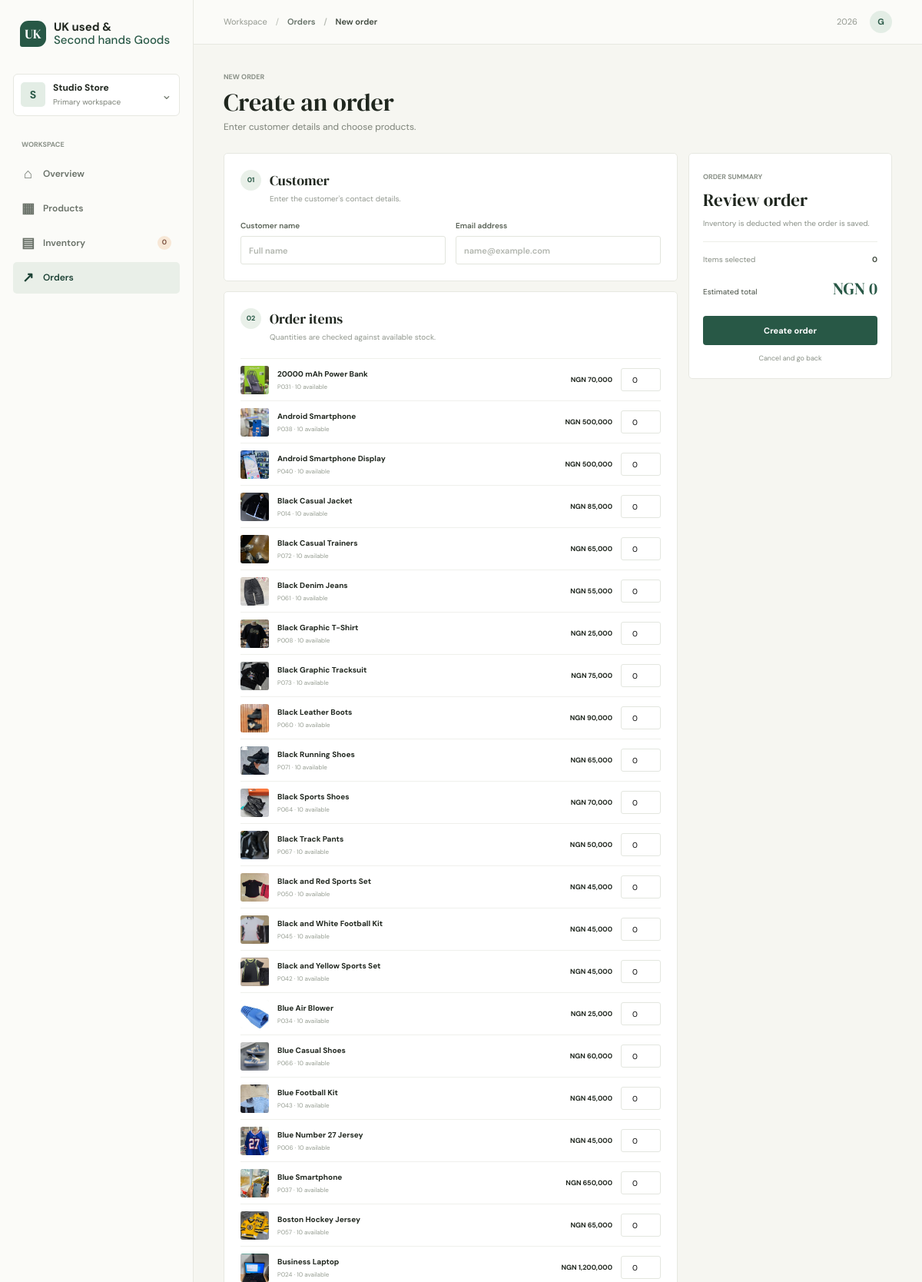
Page /orders/new (signed in, upper part) on the committed database.
### tables this page shows
CREATE TABLE products (
                id INTEGER PRIMARY KEY AUTOINCREMENT,
                name TEXT NOT NULL,
                sku TEXT UNIQUE NOT NULL,
                category TEXT NOT NULL,
                price REAL NOT NULL CHECK (price >= 0),
                stock INTEGER NOT NULL DEFAULT 0 CHECK (stock >= 0),
                reorder_level INTEGER NOT NULL DEFAULT 5 CHECK (reorder_level >= 0),
                image_url TEXT NOT NULL DEFAULT '',
                created_at TEXT NOT NULL
            , is_active INTEGER NOT NULL DEFAULT 1);

### app.py (the view, shortened to what this page needs)
@app.route('/orders/new', methods=['GET', 'POST'])
@login_required
def new_order():
    with database() as db:
        available = db.execute(
            'SELECT * FROM products WHERE is_active = 1 AND stock > 0 ORDER BY name'
        ).fetchall()
    return render_template('order_form.html', products=available)

### app.py (called while the page is built)
@contextmanager
def database():
    connection = sqlite3.connect(app.config['DATABASE'])
    connection.row_factory = sqlite3.Row
    connection.execute('PRAGMA foreign_keys = ON')
    try:
        yield connection
        connection.commit()
    except Exception:
        connection.rollback()
        raise
    finally:
        connection.close()

def login_required(view):
    @wraps(view)
    def wrapped(**kwargs):
        if 'user_id' not in session:
            return redirect(url_for('login', next=request.path))
        return view(**kwargs)
    return wrapped

def money(value):
    return f'NGN {value:,.0f}'

@app.context_processor
def inject_shell_data():
    low_stock = 0
    if 'user_id' in session:
        with database() as db:
            low_stock = db.execute(
                'SELECT COUNT(*) FROM products WHERE is_active = 1 AND stock <= reorder_level'
            ).fetchone()[0]
    return {
        'current_year': date.today().year,
        'current_date': date.today().strftime('%A, %B %d'),
        'active_page': request.endpoint or '',
        'nav_low_stock': low_stock,
    }

### templates/order_form.html (shortened to what this page needs)
{% extends 'base.html' %}
{% block breadcrumb %}<a href="{{ url_for('orders') }}">Orders</a> <span>/</span> New order{% endblock %}
{% block content %}
<section class="page-heading">
  <span class="eyebrow">NEW ORDER</span>
  <h1>Create an order</h1>
  <p class="muted">Enter customer details and choose products.</p>
</section>
<form method="post" class="order-create-layout">
  <div class="order-main-column">
    <section class="panel form-panel">
      <div class="form-section-heading">
        <span class="form-step">01</span>
        <div><h2>Customer</h2><p>Enter the customer's contact details.</p></div>
      </div>
      <div class="form-grid">
        <label>Customer name
          <input name="customer_name" required maxlength="120" placeholder="Full name">
        </label>
        <label>Email address
          <input type="email" name="customer_email" required maxlength="160" placeholder="name@example.com">
        </label>
      </div>
    </section>
    <section class="panel form-panel order-items-panel">
      <div class="form-section-heading">
        <span class="form-step">02</span>
        <div><h2>Order items</h2><p>Quantities are checked against available stock.</p></div>
      </div>
      <div class="order-product-list">
        {% for product in products %}
        <div class="order-product-row">
          <div class="order-product-thumb">
            {% if product.image_url %}<img src="{{ product.image_url }}" alt="" loading="lazy">
            {% else %}<span>{{ product.name[:1] }}</span>{% endif %}
          </div>
          <div class="order-product-copy">
            <strong>{{ product.name }}</strong>
            <small>{{ product.sku }} · {{ product.stock }} available</small>
          </div>
          <strong class="order-unit-price">{{ product.price|money }}</strong>
          <label class="quantity-field">
            <input type="number" min="0" max="{{ product.stock }}" value="0" name="quantity_{{ product.id }}" data-price="{{ product.price }}">
          </label>
        </div>
        {% else %}
        <p class="empty-state">No products currently have available stock.</p>
        {% endfor %}
      </div>
    </section>
  </div>
  <aside class="order-summary panel">
    <span class="eyebrow">ORDER SUMMARY</span>
    <h2>Review order</h2>
    <p>Inventory is deducted when the order is saved.</p>
    <div class="summary-divider"></div>
    <div class="summary-line">
      <span>Items selected</span><strong id="item-count">0</strong>
    </div>
    <div class="summary-line summary-total">
      <span>Estimated total</span><strong id="order-total">NGN 0</strong>
    </div>
    <button class="button button-primary button-wide" type="submit">Create order</button>
    <a class="cancel-link" href="{{ url_for('orders') }}">Cancel and go back</a>
  </aside>
</form>
{% endblock %}

### rows in the picture
products: image_url (picture), name "20000 mAh Power Bank", sku "P031", stock "10", price "NGN 70,000"
products: image_url (picture), name "Android Smartphone", sku "P038", stock "10", price "NGN 500,000"
products: image_url (picture), name "Android Smartphone Display", sku "P040", stock "10", price "NGN 500,000"
products: image_url (picture), name "Black Casual Jacket", sku "P014", stock "10", price "NGN 85,000"
products: image_url (picture), name "Black Casual Trainers", sku "P072", stock "10", price "NGN 65,000"
products: image_url (picture), name "Black Denim Jeans", sku "P061", stock "10", price "NGN 55,000"
products: image_url (picture), name "Black Graphic T-Shirt", sku "P008", stock "10", price "NGN 25,000"
products: image_url (picture), name "Black Graphic Tracksuit", sku "P073", stock "10", price "NGN 75,000"
products: image_url (picture), name "Black Leather Boots", sku "P060", stock "10", price "NGN 90,000"
products: image_url (picture), name "Black Running Shoes", sku "P071", stock "10", price "NGN 65,000"
products: image_url (picture), name "Black Sports Shoes", sku "P064", stock "10", price "NGN 70,000"
products: image_url (picture), name "Black Track Pants", sku "P067", stock "10", price "NGN 50,000"
products: image_url (picture), name "Black and Red Sports Set", sku "P050", stock "10", price "NGN 45,000"
products: image_url (picture), name "Black and White Football Kit", sku "P045", stock "10", price "NGN 45,000"
products: image_url (picture), name "Black and Yellow Sports Set", sku "P042", stock "10", price "NGN 45,000"
products: image_url (picture), name "Blue Air Blower", sku "P034", stock "10", price "NGN 25,000"
products: image_url (picture), name "Blue Casual Shoes", sku "P066", stock "10", price "NGN 60,000"
products: image_url (picture), name "Blue Football Kit", sku "P043", stock "10", price "NGN 45,000"
products: image_url (picture), name "Blue Number 27 Jersey", sku "P006", stock "10", price "NGN 45,000"
products: image_url (picture), name "Blue Smartphone", sku "P037", stock "10", price "NGN 650,000"
products: image_url (picture), name "Boston Hockey Jersey", sku "P057", stock "10", price "NGN 65,000"
products: image_url (picture), name "Business Laptop", sku "P024", stock "10", price "NGN 1,200,000"

### other values in the picture
{{ nav_low_stock|default(0) }} "0"
{{ session.get('username', 'A')[:1]|upper }} "G"
